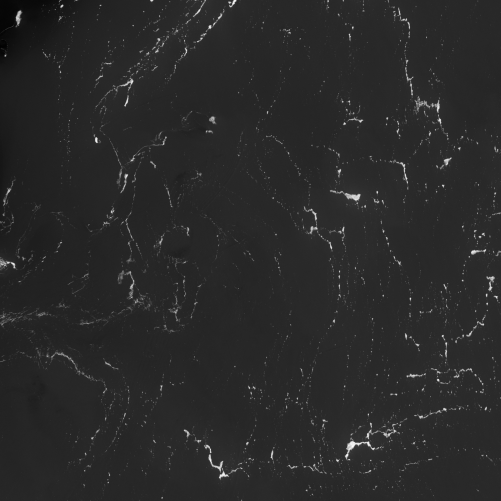
%> input picture Landsat-8/Landsat-8_NDVI/2017-06-28-NDVI-2.tif, 1001 x 1001 px (shown at 1/2 size)
$ octave The_CSLS_model.m   (GNU Octave 9; MATLAB toolbox functions it lacks are replaced by stand-ins)
%> lines starting %> are read from the running program, lines starting %| are printed output that depends on the picture; in (x1, y1, x2, y2) boxes, pixels count from 0 and x2, y2 are one past the last pixel; in counts of white or black regions, pixels touching at a corner belong together; the program's own positions count from 1
### CSLS.m
function [phi,D_alpha,D_beta,sigma] = CSLS(phi,epsilon,I,F_rho,G_rho,D_alpha,D_beta,sigma,timestep_T,k)
%========================================================
% Iterations of the level set function
% _______________________________________________________
% Input parameter
% phi: level set function
% epsilon: constant value
% I:input image
% F_rho: constant function
% G_rho: gaussian kernel function
% D_alpha: deformation of neighborhood characterization term
% D_beta: deformation of edge preservation term
% sigma: intensity deviation of neighborhood characterization term
% timestep_T: time step of level set iteration
% k: empirical scaling parameter
%
% M: two-dimension membership function
% C_alpha: clean image of neighborhood characterization term
% C_beta: clean image of edge preservation term
%
%Author. Meng Dongdong
%     Department of Physics
%     Ocean University of China,College of Information S&E
%     Qingdao.China
%Version:1.0 Data: May 2.2019
%========================================================
M = update_M(phi,epsilon);

C_alpha = update_C(I,F_rho,M,D_alpha);
C_beta  = update_C(I,G_rho,M,D_beta);

D_alpha = update_Dalpha(I,F_rho,M,C_alpha,sigma);
D_beta  = update_Dbeta(I,G_rho,M,C_beta);

sigma = update_sigma(I,D_alpha,F_rho,C_alpha,M);

e = update_e(I,F_rho,G_rho,sigma,D_alpha,D_beta,C_alpha,C_beta,k);
phi = update_phi(phi,e,timestep_T,epsilon);

%--------Update the clean image J----------------
function C = update_C(I,K,M,D)
[row,col,dim] = size(M);
for i = 1:dim
    Top = conv2(D,K,'same').*I.*M(:,:,i);
    Bottom = conv2(D.^2,K,'same').*M(:,:,i);
    de = sum(sum(Bottom));
    de = de+(de==0)*eps;
    C(1:row,1:col,i) = sum(sum(Top))/de;         % Eq.(17)
end

%--------Update the deformation D_alpha----------------
function Dalpha = update_Dalpha(I,K,M,C,sigma)
[row,col,dim] = size(M);
J1 = zeros(row,col);
J2 = J1;
for i = 1:dim
    csi  = C(:,:,i)./sigma(:,:,i);
    c2si = C(:,:,i).^2./sigma(:,:,i);
    J1 = J1 + conv2(I.*M(:,:,i),K,'same').*csi;
    J2 = J2 + conv2(M(:,:,i),K,'same').*c2si;
end
Dalpha = J1./(J2+(J2==0).*eps);                    % Eq.(19)

%--------Update the deformation D_beta----------------
function Dbeta = update_Dbeta(I,G,M,C)
[row,col,dim] = size(M);
J1 = zeros(row,col);
J2 = J1;
for i = 1:dim
    csi  = C(:,:,i);
    c2si = C(:,:,i).^2;
    J1 = J1 + conv2(I.*M(:,:,i),G,'same').*csi;
    J2 = J2 + conv2(M(:,:,i),G,'same').*c2si;
end
Dbeta = J1./(J2+(J2==0).*eps);                     % Eq.(19)

%--------Update the intensity deviation sigma----------------
function sigma = update_sigma(I,D,F,C,M)
[row,col,dim] = size(C);
I2 = I.^2;
for i = 1:dim
    MI1F = conv2(M(:,:,i).*I2,F,'same');
    DC = D.*(C(:,:,i));
    DCMIF = -2*DC.*conv2(M(:,:,i).*I,F,'same');
    DC2MF = DC.^2.*conv2(M(:,:,i),F,'same');
    Top = sum(sum(MI1F+DCMIF+DC2MF));
    Buttom = conv2(M(:,:,i),F,'same');
    de =  sum(sum(Buttom));
    de  = de + (de==0)*eps;
    sigma(1:row,1:col,i) = Top/de;                 % Eq.(21)
end

%--------Update the intermediate level set function----------------
function phi = update_phi(phi,e,timestep_T,epsilon)
phi = NeumannBoundCond(phi);
DiracF = Dirac(phi,epsilon);
F = e(:,:,2)-e(:,:,1);
phi = phi + timestep_T*(F.*DiracF);                      % Eq.(22)

function e = update_e(I,F_rho,G_rho,sigma,D_alpha,D_beta,C_alpha,C_beta,k)
[row,col,dim] = size(sigma);
sigma = sqrt(sigma);
for i = 1:dim
    E_nc1 = I.^2.*conv2(1./(sigma(:,:,i).^2),F_rho,'same');
    E_nc2 = -2*C_alpha(:,:,i).*I.*conv2(D_alpha./(sigma(:,:,i).^2),F_rho,'same');
    E_nc3 = C_alpha(:,:,i).^2.*conv2(D_alpha.^2./(sigma(:,:,i).^2),F_rho,'same');
    E_ep1 = I.^2.*conv2(1,G_rho,'same');
    E_ep2 = -2*C_beta(:,:,i).*I.*conv2(D_beta,G_rho,'same');
    E_ep3 = C_beta(:,:,i).^2.*conv2(D_beta.^2,G_rho,'same');
    e(:,:,i) = conv2(log(sigma(:,:,i)),F_rho,'same')+...
        (E_nc1+E_nc2+E_nc3)./2+k*(E_ep1+E_ep2+E_ep3);   % Eq.(23)
end
%--------Neumann boundary condition----------------
function g = NeumannBoundCond(f)
[nrow,ncol] = size(f);
g = f;
g([1 nrow],[1 ncol]) = g([3 nrow-2],[3 ncol-2]);
g([1 nrow],2:end-1)  = g([3 nrow-2],2:end-1);
g(2:end-1,[1 ncol])  = g(2:end-1,[3 ncol-2]);

%--------Heaviside function----------------
function H = Heaviside(u,epsilon)
H = 0.5*(1+2/pi*atan(u./epsilon));                       % Eq.(13)

%--------Dirac delta function----------------
function DrcU = Dirac(u,epsilon)
DrcU = (epsilon/pi)./(epsilon^2+u.^2);                   % Eq.(24)

%--------Two-dimension membership function----------------
function M = update_M(phi1,epsilon)
phi1=NeumannBoundCond(phi1);
H1 = Heaviside(phi1,epsilon);
M(:,:,1) = H1;
M(:,:,2) = 1-H1;

### Landsat-8/The_CSLS_model.m
clc;clear all;close all;
%========================================================
% Context-sensitive Level Sets for Green Algae Detection
% _______________________________________________________

% I:input image
% nrow: the number of image rows
% ncol: the number of image columns
% Iteration_number: iteration number
%
% F_rho: constant function
% G_rho: gaussian kernel function
%
% N: the number of disjoint regions in the whole image
% k: empirical scaling parameter
%
% D_alpha: deformation of neighborhood characterization term
% D_beta: deformation of edge preservation term
% sigma: intensity deviation of neighborhood characterization term
%
% m0: constant for initializing level set function
% initialLSF: initialization of the level set function
% phi: level set function
%
% timestep_T: time step of level set iteration
% epsilon: constant value
% timestep_t: time step of regularization
%
% Img: output image
%
%Author. Meng Dongdong
%     Department of Physics
%     Ocean University of China,College of Information S&E
%     Qingdao.China
%Version:1.0 Data: May 2.2019
%========================================================
addpath('.\image');
%--------Input green algae image----------------
im = imread('Landsat-8_NDVI\2017-06-28-NDVI-2.tif');
%> im is the input picture: size 1001x1001 single; min -0.0774, max 0.427, mean 0.00566
I_ori = mat2gray(im);
I_chu = I_ori.*255;
I = double(I_chu(:,:,1));
[nrow,ncol] = size(I);
%> nrow = 1001; ncol = 1001

set(0,'defaultfigurecolor','w');
figure;imagesc(I, [0, 255]);title('Green algae image');
colormap(gray);hold on; axis off;axis equal;
pause(0.1);

%---The initialization of context-sensitive level sets---
Iteration_number = 100;

c = 11
F_rho = ones(c);                                     % Eq.(7)
gamma = 10;
G_rho=fspecial('gaussian',round(2*gamma)*2+1,gamma); % Eq.(10)

N = 2;
k = 2;                %value belongs to  [0,2]
%-------------Initialization---------------------------------
D_alpha(1:nrow,1:ncol) = 1;
%> D_alpha: size 1001x1001 double; every value is 1
D_beta(1:nrow,1:ncol) = 1;
for i = 1:N
    sigma(1:nrow,1:ncol,i) = i;
end

m0 = 0.005;
initialLSF = ones(size(I(:,:,1))).*m0;               % Eq.(15)
%> initialLSF: size 1001x1001 double; every value is 0.005
 initialLSF(300:600,300:600) = -m0;
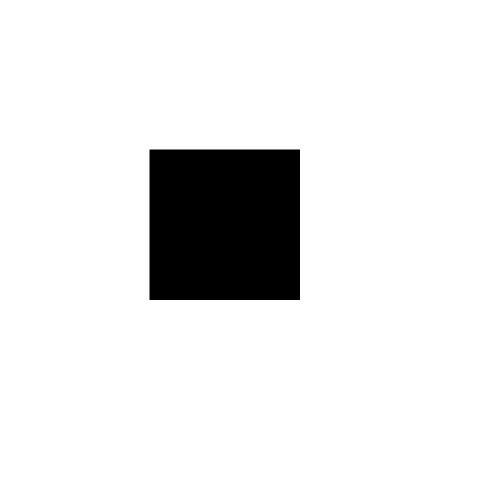
%> initialLSF: size 1001x1001 double (shown at 1/2 size); values -0.005 (black) and 0.005 (white), 91% white; 1 black region, box (x1, y1, x2, y2) and area: (299, 299, 600, 600) 90601
phi = initialLSF;
%--------------------------------------------
timestep_T = 0.1;                                    %value belongs to  [0,1]
epsilon = 1;
timestep_t = 0.1;                                    %value belongs to  [0,1]

hold on;
[c,h] = contour(phi,[0 0],'r');
%> c = 1206 columns, first 8: [0 299.5 300 301 302 303 304 305; 1205 300 299.5 299.5 299.5 299.5 299.5 299.5]; h = -40.53
title('Initialization of the level set function');
pause(0.1);

%--------Iterations of the level set function----------------
for i = 1:Iteration_number
%> (the run ends here)
